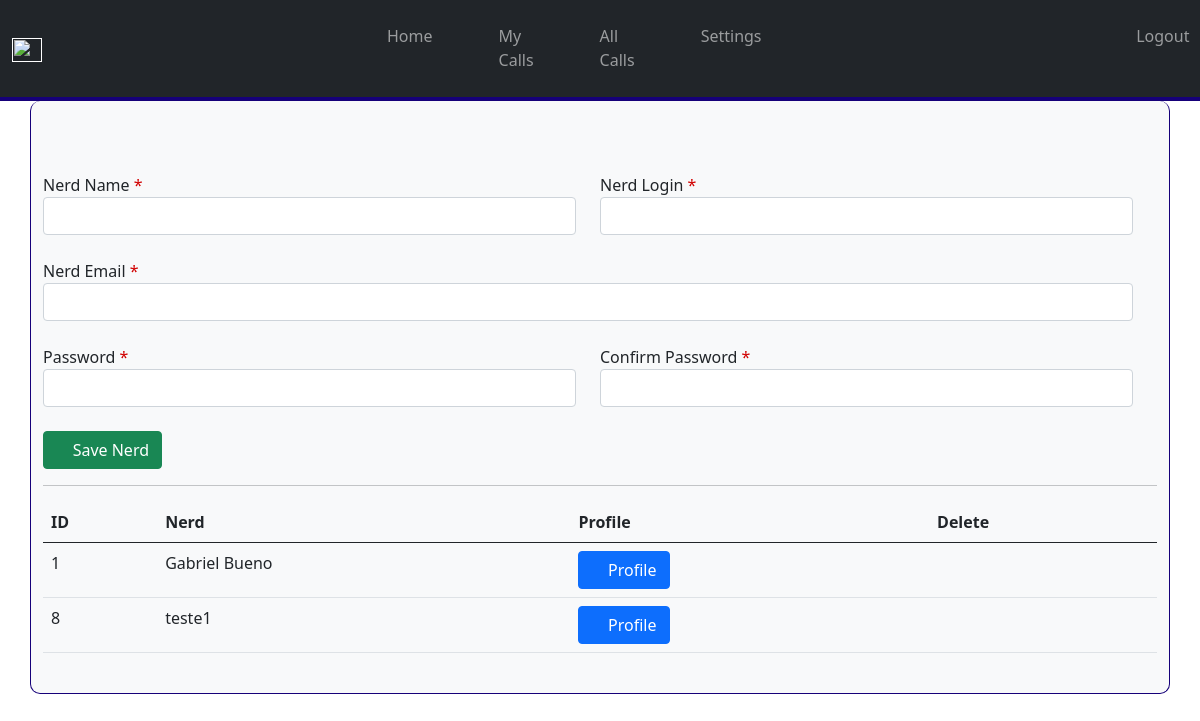
The app's page /nerds/list, older data.
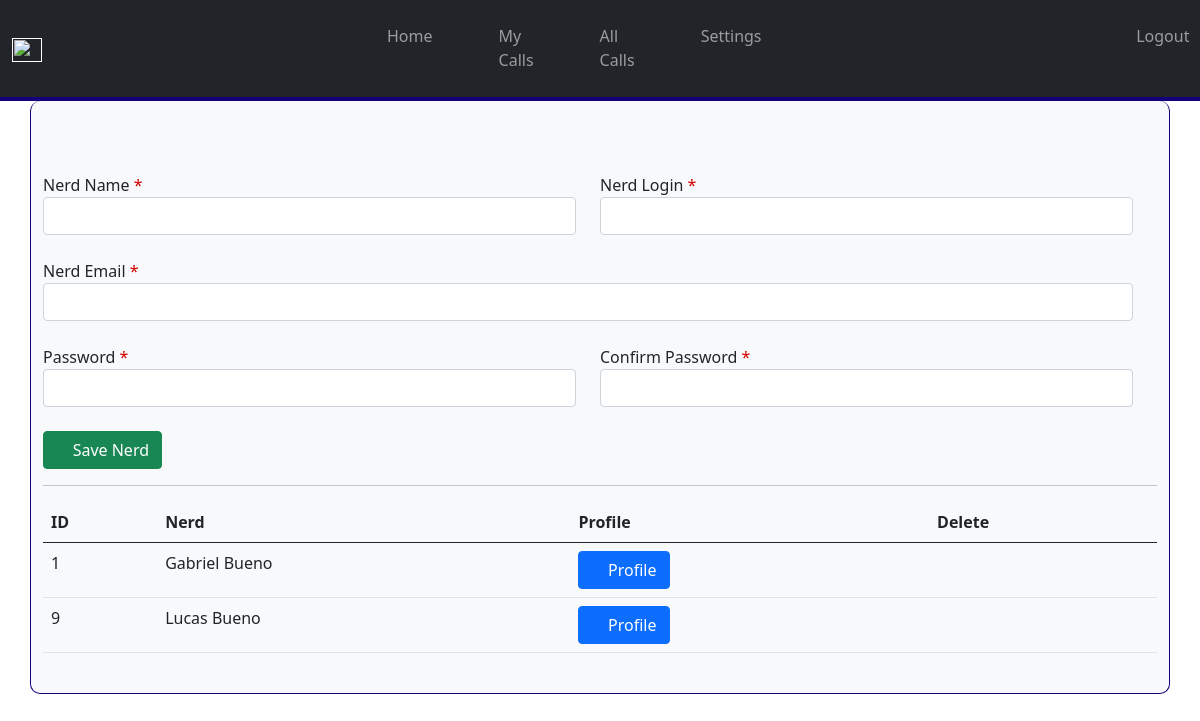
The same page, newer data.
### nerds/models.py (models this page shows)
class Nerd(models.Model):
    nerdName = models.CharField(max_length=120,null=False,blank=False)
    nerdFowards = models.IntegerField(default=0,null=False,blank=False)
    nerdLogin = models.CharField(max_length=30,default=0,null=False,blank=False)

### nerds/views.py (the view)
# urls.py: path('nerds/list', nerd_list_view, name='nerds'),
def nerd_list_view(request, *args, **kwargs):
    context = {
        "nerds": Nerd.objects.all()
    }
    return render(request, 'nerds/list.html', context)

### templates/nerds/list.html (shortened to what this page needs)
{% extends 'base.html' %}
{% block content %}
<div class="row">
    <form action="{% url 'nerdscreate' %}"  class="row g-4"  method="POST">{% csrf_token%}
        <div class="col-md-6">
            <div class="form-group">
                <label class="control-label">Nerd Name <span class="required">*</span></label>
                <input type="text" name="nerdName" required class="form-control">
            </div>
        </div>
        <div class="col-md-6">
            <div class="form-group">
                <label class="control-label">Nerd Login <span class="required">*</span></label>
                <input type="text" name="nerdLogin" required class="form-control">
            </div>
        </div>
        <div class="col-md-12">
            <div class="form-group">
                <label class="control-label">Nerd Email <span class="required">*</span></label>
                <input type="text" name="nerdEmail" required class="form-control">
            </div>
        </div>
        <div class="col-md-6">
            <div class="form-group">
                <label class="control-label">Password <span class="required">*</span></label>
                <input type="password" name="pass" required class="form-control">
            </div>
        </div>
        <div class="col-md-6">
            <div class="form-group">
                <label class="control-label">Confirm Password <span class="required">*</span></label>
                <input type="password" name="confirmPass" required class="form-control">
            </div>
        </div>
        <div class="col-md-12">
            <div class="form-group">
                <button class="btn btn-success"><i class="fa fa-save"></i> Save Nerd</button>
            </div>
        </div>
    </form>
</div>
{% if nerds %}
<hr>
<div class="row">
    <div class="col-md-12">
        <div class="table-scrollable">
            <table class="table table-hover">
                <thead>
                    <tr>
                        <th>ID</th>
                        <th>Nerd</th>
                        <th>Profile</th>
                        <th>Delete</th>
                    </tr>
                </thead>
                <tbody>
                    {% for nerd in nerds %}
                    <tr>
                        <td>{{nerd.id}}</td>
                        <td>{{nerd.nerdName}}</td>
                        <td><a class="btn btn-primary" href="{% url 'nerdsdetail' nerd.id %}"> <i class="fa fa-eye"></i>
                                Profile</a> </td>
                        <td><a href="{% url 'nerdsdelete' id=nerd.id %}" class="btn "><i class="fa fa-times"></i></a>
                        </td>
                    </tr>
                    {% endfor %}
                </tbody>
            </table>
        </div>
    </div>
</div>
{% endif %}
{% endblock content %}

Row changes from the older to the newer data that the page shows:
removed Nerd: id "8", nerdName "teste1"
added Nerd: id "9", nerdName "Lucas Bueno"
